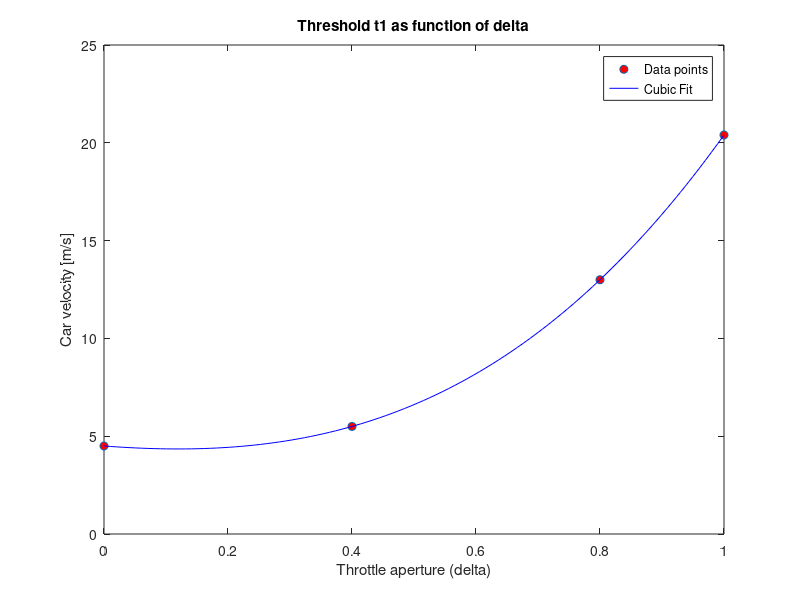
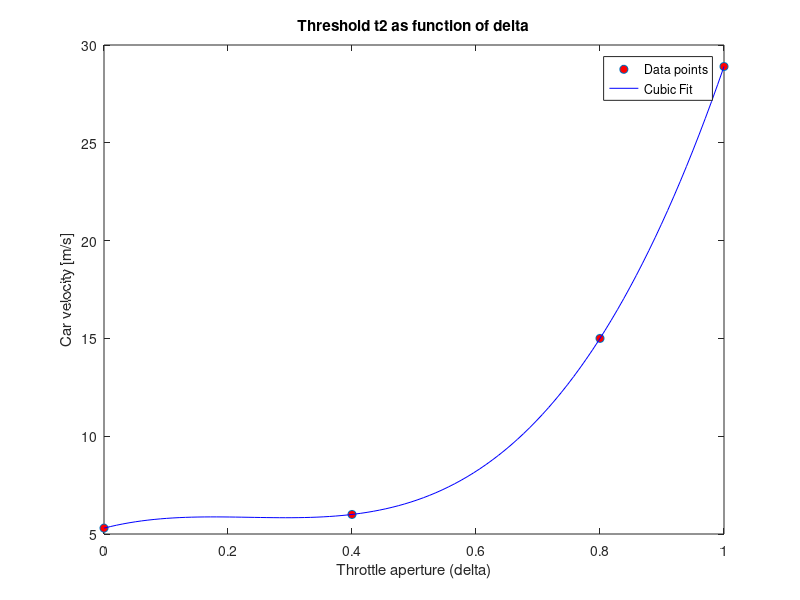
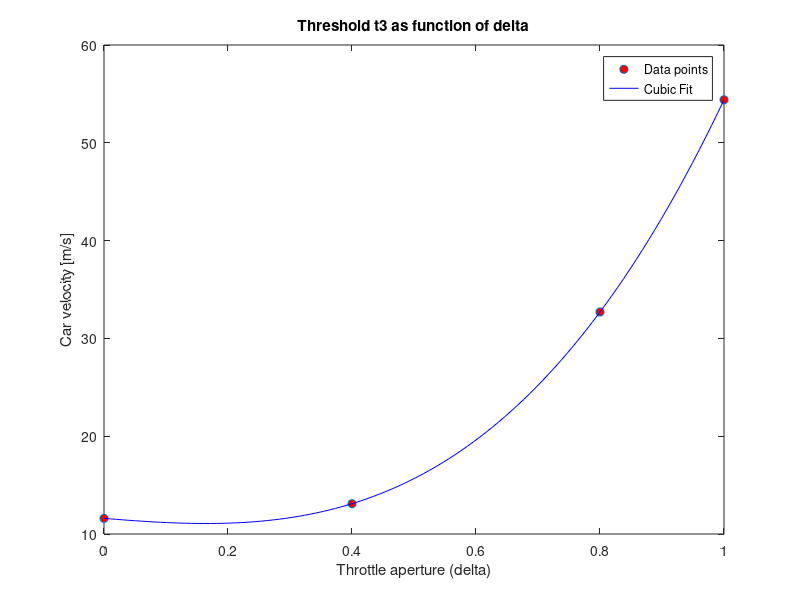
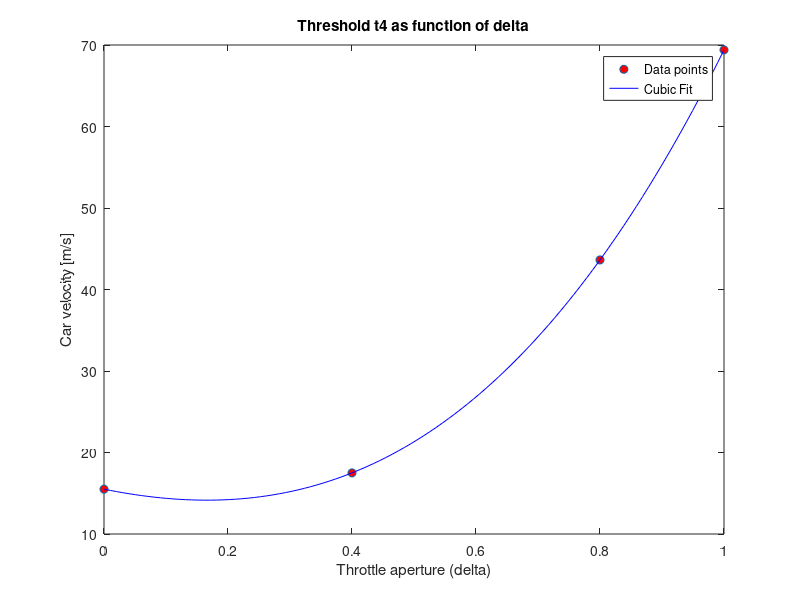

The MATLAB source for these figures, in order:
%% Fitting gear 1

% Define your points
x = [1, 0.8, 0.4, 0]; % x-coordinates
y = [20.4, 13, 5.5, 4.5]; % y-coordinates

% Fit a cubic polynomial (degree 3)
p1 = polyfit(x, y, 3);

% To evaluate the polynomial at a set of x values (for plotting or other purposes)
x_fit = linspace(min(x), max(x), 100); % 100 points between min and max x
y_fit = polyval(p1, x_fit);

% Plot the original points and the fitted polynomial
figure(5)
plot(x, y, 'o', 'MarkerFaceColor', 'r'); % Original points
hold on;
plot(x_fit, y_fit, '-b'); % Fitted polynomial
legend('Data points', 'Cubic Fit');
xlabel('Throttle aperture (delta)');
ylabel('Car velocity [m/s]');
title('Threshold t1 as function of delta');


%% Fitting gear 2

% Define your points
x = [1, 0.8, 0.4, 0]; % x-coordinates
y = [28.9, 15, 6, 5.3]; % y-coordinates

% Fit a cubic polynomial (degree 3)
p2 = polyfit(x, y, 3);

% To evaluate the polynomial at a set of x values (for plotting or other purposes)
x_fit = linspace(min(x), max(x), 100); % 100 points between min and max x
y_fit = polyval(p2, x_fit);

% Plot the original points and the fitted polynomial
figure(6)
plot(x, y, 'o', 'MarkerFaceColor', 'r'); % Original points
hold on;
plot(x_fit, y_fit, '-b'); % Fitted polynomial
legend('Data points', 'Cubic Fit');
xlabel('Throttle aperture (delta)');
ylabel('Car velocity [m/s]');
title('Threshold t2 as function of delta');

%% Fitting gear 3

% Define your points
x = [1, 0.8, 0.4, 0]; % x-coordinates
y = [54.4, 32.7, 13.1, 11.6]; % y-coordinates

% Fit a cubic polynomial (degree 3)
p3 = polyfit(x, y, 3);

% To evaluate the polynomial at a set of x values (for plotting or other purposes)
x_fit = linspace(min(x), max(x), 100); % 100 points between min and max x
y_fit = polyval(p3, x_fit);

% Plot the original points and the fitted polynomial
figure(7)
plot(x, y, 'o', 'MarkerFaceColor', 'r'); % Original points
hold on;
plot(x_fit, y_fit, '-b'); % Fitted polynomial
legend('Data points', 'Cubic Fit');
xlabel('Throttle aperture (delta)');
ylabel('Car velocity [m/s]');
title('Threshold t3 as function of delta');

%% Fitting gear 4

% Define your points
x = [1, 0.8, 0.4, 0]; % x-coordinates
y = [69.4, 43.63, 17.5, 15.5]; % y-coordinates

% Fit a cubic polynomial (degree 3)
p4 = polyfit(x, y, 3);

% To evaluate the polynomial at a set of x values (for plotting or other purposes)
x_fit = linspace(min(x), max(x), 100); % 100 points between min and max x
y_fit = polyval(p4, x_fit);

% Plot the original points and the fitted polynomial
figure(8)
plot(x, y, 'o', 'MarkerFaceColor', 'r'); % Original points
hold on;
plot(x_fit, y_fit, '-b'); % Fitted polynomial
legend('Data points', 'Cubic Fit');
xlabel('Throttle aperture (delta)');
ylabel('Car velocity [m/s]');
title('Threshold t4 as function of delta');
